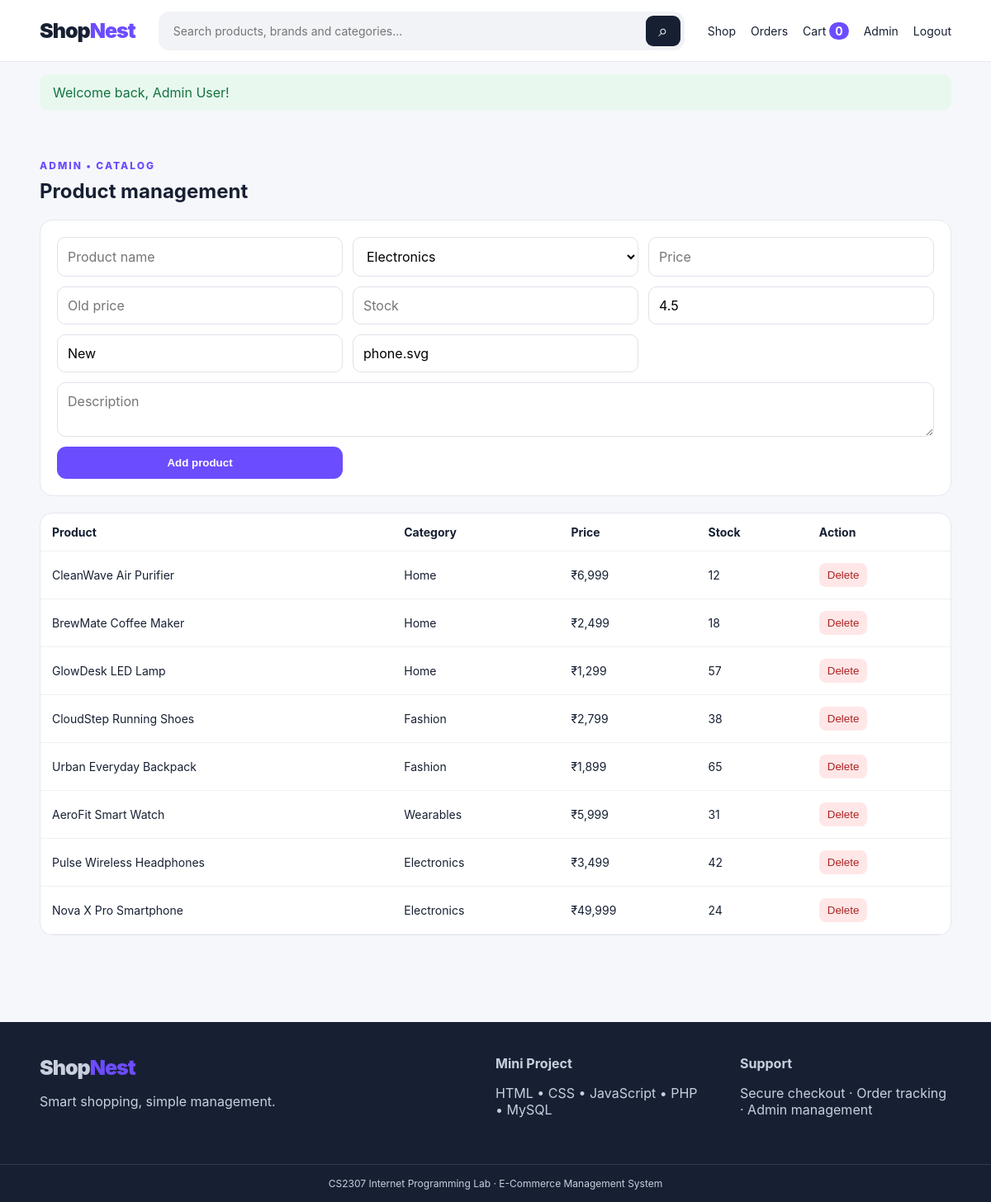
/admin/products.php (signed in), run on the app's committed database.
### tables this page shows
CREATE TABLE products (id INT AUTO_INCREMENT PRIMARY KEY,name VARCHAR(160) NOT NULL,category VARCHAR(80) NOT NULL,description TEXT,price DECIMAL(10,2) NOT NULL,old_price DECIMAL(10,2) DEFAULT NULL,image VARCHAR(255),stock INT DEFAULT 0,rating DECIMAL(2,1) DEFAULT 4.5,badge VARCHAR(30),created_at TIMESTAMP DEFAULT CURRENT_TIMESTAMP);

### config.php (called while the page is built, shortened)
<?php
$host = "127.0.0.1";
$port = "3306";
$db   = "ecommerce_management";
$user = "shopnest";
$pass = "shopnest123";
try {
    $pdo = new PDO(
        "mysql:host=$host;port=$port;dbname=$db;charset=utf8mb4",
        $user,
        $pass,
        [
            PDO::ATTR_ERRMODE => PDO::ERRMODE_EXCEPTION,
            PDO::ATTR_DEFAULT_FETCH_MODE => PDO::FETCH_ASSOC
        ]
    );
} catch (PDOException $e) {
    die("Database connection failed: " . $e->getMessage());
}
function e($v) {
    return htmlspecialchars((string)$v, ENT_QUOTES, 'UTF-8');
}
function logged() {
    return isset($_SESSION['user']);
}
function is_admin() {
    return !empty($_SESSION['user']) &&
           $_SESSION['user']['role'] === 'admin';
}
function cart_count() {
    global $pdo;
    $s = $pdo->prepare(
        "SELECT COALESCE(SUM(quantity), 0) AS c
         FROM cart_items
         WHERE user_id = ?"
    );
    $s->execute([$_SESSION['user']['id']]);
    return (int)$s->fetch()['c'];
}

### admin/products.php (the view)
<?php $title='Manage products';require '../includes/header.php';if(!is_admin())redirect('../auth/login.php');if($_SERVER['REQUEST_METHOD']==='POST'){if($_POST['action']==='delete'){$pdo->prepare('DELETE FROM products WHERE id=?')->execute([(int)$_POST['id']]);flash('Product deleted.');}else{$s=$pdo->prepare('INSERT INTO products(name,category,description,price,old_price,image,stock,rating,badge) VALUES(?,?,?,?,?,?,?,?,?)');$s->execute([$_POST['name'],$_POST['category'],$_POST['description'],$_POST['price'],$_POST['old_price']?:null,$_POST['image'],$_POST['stock'],$_POST['rating'],$_POST['badge']]);flash('Product added.');}redirect('products.php');}$items=$pdo->query('SELECT * FROM products ORDER BY id DESC')->fetchAll(); ?><section class="container section"><span class="eyebrow">ADMIN • CATALOG</span><h1>Product management</h1><div class="adminForm"><form method="post"><input type="hidden" name="action" value="add"><input name="name" placeholder="Product name" required><select name="category"><option>Electronics</option><option>Wearables</option><option>Fashion</option><option>Home</option></select><input name="price" type="number" placeholder="Price" required><input name="old_price" type="number" placeholder="Old price"><input name="stock" type="number" placeholder="Stock" required><input name="rating" step="0.1" value="4.5" placeholder="Rating"><input name="badge" value="New" placeholder="Badge"><input name="image" value="phone.svg" placeholder="Image filename"><textarea name="description" placeholder="Description"></textarea><button class="btn primary">Add product</button></form></div><div class="tableWrap"><table><tr><th>Product</th><th>Category</th><th>Price</th><th>Stock</th><th>Action</th></tr><?php foreach($items as $p):?><tr><td><?=e($p['name'])?></td><td><?=e($p['category'])?></td><td>₹<?=number_format($p['price'])?></td><td><?=$p['stock']?></td><td><form method="post"><input type="hidden" name="action" value="delete"><input type="hidden" name="id" value="<?=$p['id']?>"><button class="dangerBtn">Delete</button></form></td></tr><?php endforeach;?></table></div></section><?php require '../includes/footer.php'; ?>

### includes/header.php
<?php require_once __DIR__.'/../config.php'; $base=(str_contains($_SERVER['PHP_SELF'],'/admin/')||str_contains($_SERVER['PHP_SELF'],'/auth/'))?'../':''; ?>
<!doctype html><html><head><meta charset="utf-8"><meta name="viewport" content="width=device-width,initial-scale=1"><title><?= e($title??'ShopNest') ?></title><link rel="stylesheet" href="<?=$base?>assets/css/style.css"></head><body>
<header class="top"><div class="container nav"><a class="brand" href="index.php">Shop<span>Nest</span></a><form class="search" action="products.php"><input name="q" placeholder="Search products, brands and categories..." value="<?=e($_GET['q']??'')?>"><button>⌕</button></form><nav><a href="products.php">Shop</a><?php if(logged()): ?><a href="orders.php">Orders</a><?php endif; ?><a href="cart.php">Cart <b class="pill"><?=cart_count()?></b></a><?php if(is_admin()): ?><a href="admin/index.php">Admin</a><?php endif; ?><?php if(logged()): ?><a href="auth/logout.php">Logout</a><?php else: ?><a href="auth/login.php">Login</a><?php endif; ?></nav></div></header>
<?php if(!empty($_SESSION['flash'])): $f=$_SESSION['flash']; unset($_SESSION['flash']); ?><div class="container"><div class="alert <?=$f[1]?>"><?=e($f[0])?></div></div><?php endif; ?>
<main>

### includes/footer.php
</main><footer><div class="container footergrid"><div><div class="brand">Shop<span>Nest</span></div><p>Smart shopping, simple management.</p></div><div><b>Mini Project</b><p>HTML • CSS • JavaScript • PHP • MySQL</p></div><div><b>Support</b><p>Secure checkout · Order tracking · Admin management</p></div></div><div class="copy">CS2307 Internet Programming Lab · E-Commerce Management System</div></footer><script src="<?=$base?>assets/js/app.js"></script></body></html>

### assets/css/style.css (style rules this page uses)
* { box-sizing:border-box }
body { margin:0;font-family:Inter,Segoe UI,Arial,sans-serif;background:#f6f7fb;color:#172033 }
a { text-decoration:none;color:inherit }
.container { width:min(1160px,92%);margin:auto }
.top { position:sticky;top:0;z-index:20;background:#fff;border-bottom:1px solid #e7e9ef }
.nav { height:74px;display:flex;align-items:center;gap:28px }
.brand { font-size:25px;font-weight:900;letter-spacing:-1px }
.brand span { color:#6c4cff }
.search { flex:1;display:flex;background:#f2f3f7;border-radius:13px;padding:5px }
.search input { border:0;background:transparent;outline:0;flex:1;padding:10px 13px;font-size:14px }
.search button { border:0;background:#172033;color:#fff;border-radius:9px;width:42px;font-size:20px }
.nav nav { display:flex;gap:18px;align-items:center;font-size:14px }
.pill { background:#6c4cff;color:white;border-radius:99px;padding:2px 7px }
.eyebrow { font-size:12px;letter-spacing:2px;color:#6c4cff;font-weight:800 }
.section { padding:55px 0 }
.section h1,.section h2 { margin:8px 0 }
.btn { border:0;border-radius:11px;padding:12px 17px;font-weight:800;cursor:pointer;display:inline-block }
.primary { background:#6c4cff;color:#fff }
input,textarea,select { width:100%;border:1px solid #dfe2ea;border-radius:10px;padding:12px;background:#fff;font:inherit;outline:none }
textarea { resize:vertical }
.alert { padding:12px 16px;border-radius:10px;margin-top:15px }
.success { background:#e8f8ef;color:#13733e }
.tableWrap { overflow:auto;background:#fff;border:1px solid #e5e8ef;border-radius:15px }
table { width:100%;border-collapse:collapse }
th,td { text-align:left;padding:14px;border-bottom:1px solid #eef0f4;font-size:14px }
.adminForm { background:#fff;border:1px solid #e5e8ef;border-radius:16px;padding:20px;margin:20px 0 }
.adminForm form { display:grid;grid-template-columns:repeat(3,1fr);gap:12px }
.adminForm textarea { grid-column:1/-1 }
.dangerBtn { border:0;background:#ffe7e7;color:#a22;padding:7px 10px;border-radius:8px }
footer { background:#172033;color:#c9cfdd;margin-top:50px }
.footergrid { display:grid;grid-template-columns:2fr 1fr 1fr;gap:40px;padding:40px 0 }
.copy { text-align:center;border-top:1px solid #30384b;padding:15px;font-size:12px }

### data on the page
products: name "CleanWave Air Purifier", category "Home", price "6,999", stock "12"
products: name "BrewMate Coffee Maker", category "Home", price "2,499", stock "18"
products: name "GlowDesk LED Lamp", category "Home", price "1,299", stock "57"
products: name "CloudStep Running Shoes", category "Fashion", price "2,799", stock "38"
products: name "Urban Everyday Backpack", category "Fashion", price "1,899", stock "65"
products: name "AeroFit Smart Watch", category "Wearables", price "5,999", stock "31"
products: name "Pulse Wireless Headphones", category "Electronics", price "3,499", stock "42"
products: name "Nova X Pro Smartphone", category "Electronics", price "49,999", stock "24"

### other printed values
cart_count() "0"
$f[0] "Welcome back, Admin User!"
